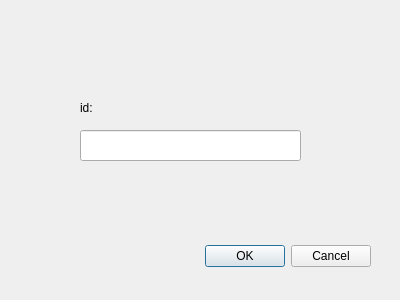
<?xml version="1.0" encoding="UTF-8"?>
<ui version="4.0">
 <class>delete_dialog</class>
 <widget class="QDialog" name="delete_dialog">
  <property name="geometry">
   <rect>
    <x>0</x>
    <y>0</y>
    <width>400</width>
    <height>300</height>
   </rect>
  </property>
  <property name="windowTitle">
   <string>Dialog</string>
  </property>
  <widget class="QDialogButtonBox" name="buttonBox">
   <property name="geometry">
    <rect>
     <x>30</x>
     <y>240</y>
     <width>341</width>
     <height>32</height>
    </rect>
   </property>
   <property name="orientation">
    <enum>Qt::Horizontal</enum>
   </property>
   <property name="standardButtons">
    <set>QDialogButtonBox::Cancel|QDialogButtonBox::Ok</set>
   </property>
  </widget>
  <widget class="QLineEdit" name="lineEdit">
   <property name="geometry">
    <rect>
     <x>80</x>
     <y>130</y>
     <width>221</width>
     <height>31</height>
    </rect>
   </property>
  </widget>
  <widget class="QLabel" name="label">
   <property name="geometry">
    <rect>
     <x>80</x>
     <y>100</y>
     <width>72</width>
     <height>15</height>
    </rect>
   </property>
   <property name="text">
    <string>id:</string>
   </property>
  </widget>
 </widget>
 <resources/>
 <connections>
  <connection>
   <sender>buttonBox</sender>
   <signal>accepted()</signal>
   <receiver>delete_dialog</receiver>
   <slot>accept()</slot>
   <hints>
    <hint type="sourcelabel">
     <x>248</x>
     <y>254</y>
    </hint>
    <hint type="destinationlabel">
     <x>157</x>
     <y>274</y>
    </hint>
   </hints>
  </connection>
  <connection>
   <sender>buttonBox</sender>
   <signal>rejected()</signal>
   <receiver>delete_dialog</receiver>
   <slot>reject()</slot>
   <hints>
    <hint type="sourcelabel">
     <x>316</x>
     <y>260</y>
    </hint>
    <hint type="destinationlabel">
     <x>286</x>
     <y>274</y>
    </hint>
   </hints>
  </connection>
 </connections>
</ui>
